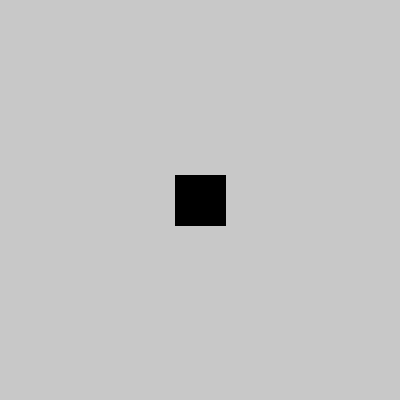
Frame 1 (no input)
Frame 60 (the mouse pressed at the canvas centre just before this capture): identical to frame 1, image omitted
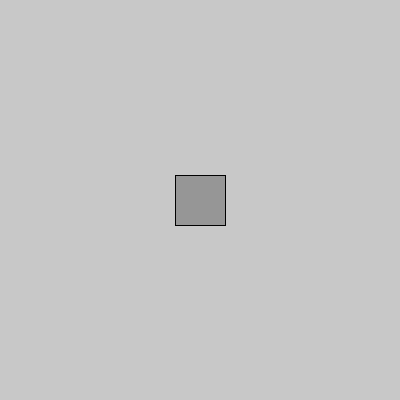
Frame 120 (the mouse held since frame 60 and released just before this capture)

The Processing sketch that drew these frames (run headless with seeded random() and noise(); from frame 60 on, the mouse is pressed at the canvas centre):

// Processing sketch: assignmentfeb22
// ── assignmentfeb22.pde
boolean isButtonActive = false;

void setup()
{
 size(400,400);
 background(200);
 smooth(); 
}

void draw()
{
  rectMode(CENTER);
  if (isButtonActive == false) {
    fill(0);
  }
  else if (isButtonActive == true) {
    fill(255);
  }
  if (mouseX > 175 && mouseX < 225 && mouseY >175 && mouseY < 225) {
    fill(150);
  }
    rect (200,200,50,50);
}

void mouseClicked() {
  if (mouseX > 175 && mouseX < 225 && mouseY >175 && mouseY < 225) {
  if (isButtonActive == false) { 
    isButtonActive = true; 
  }
  else {
    isButtonActive = false;
  }
}
}
